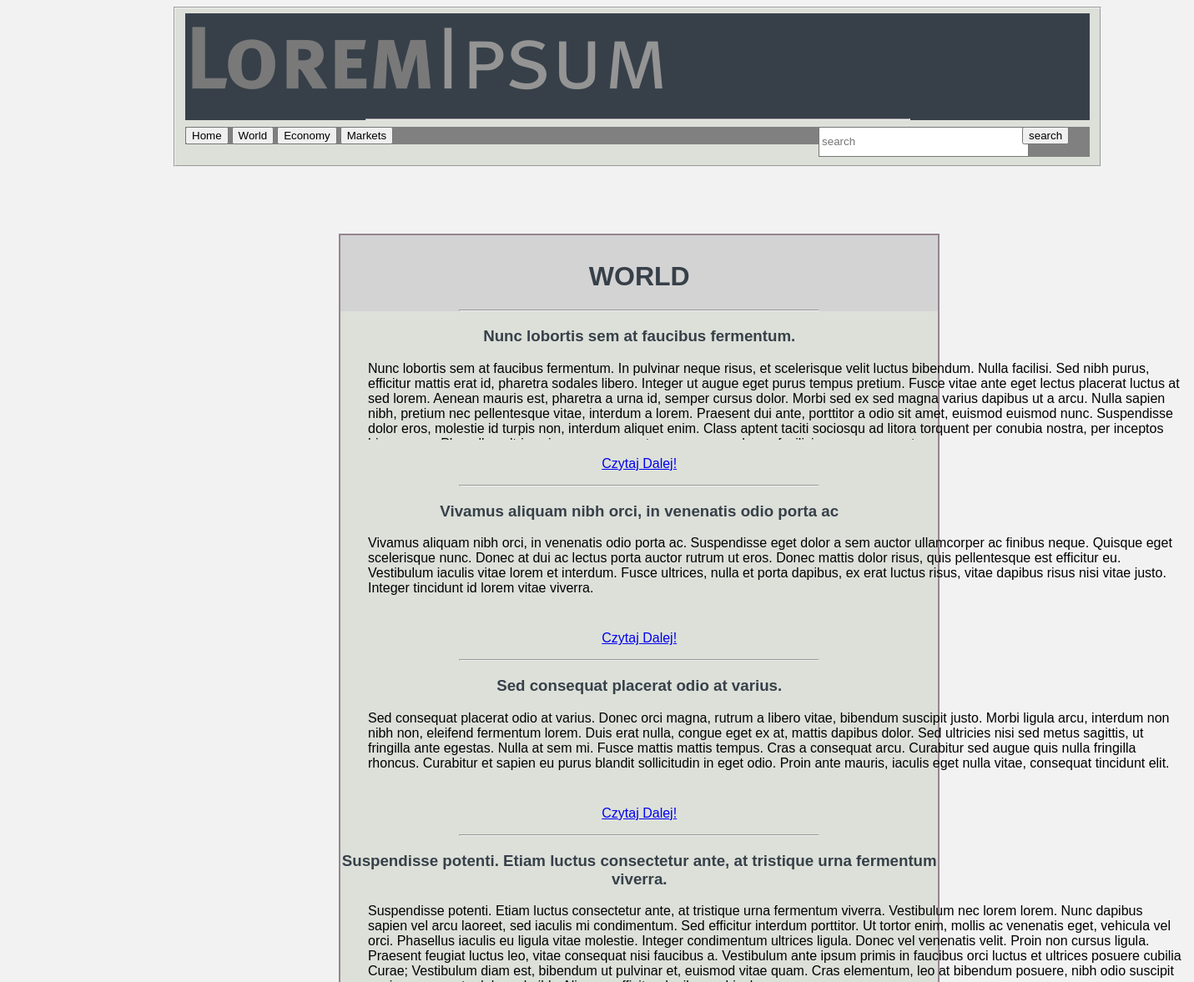
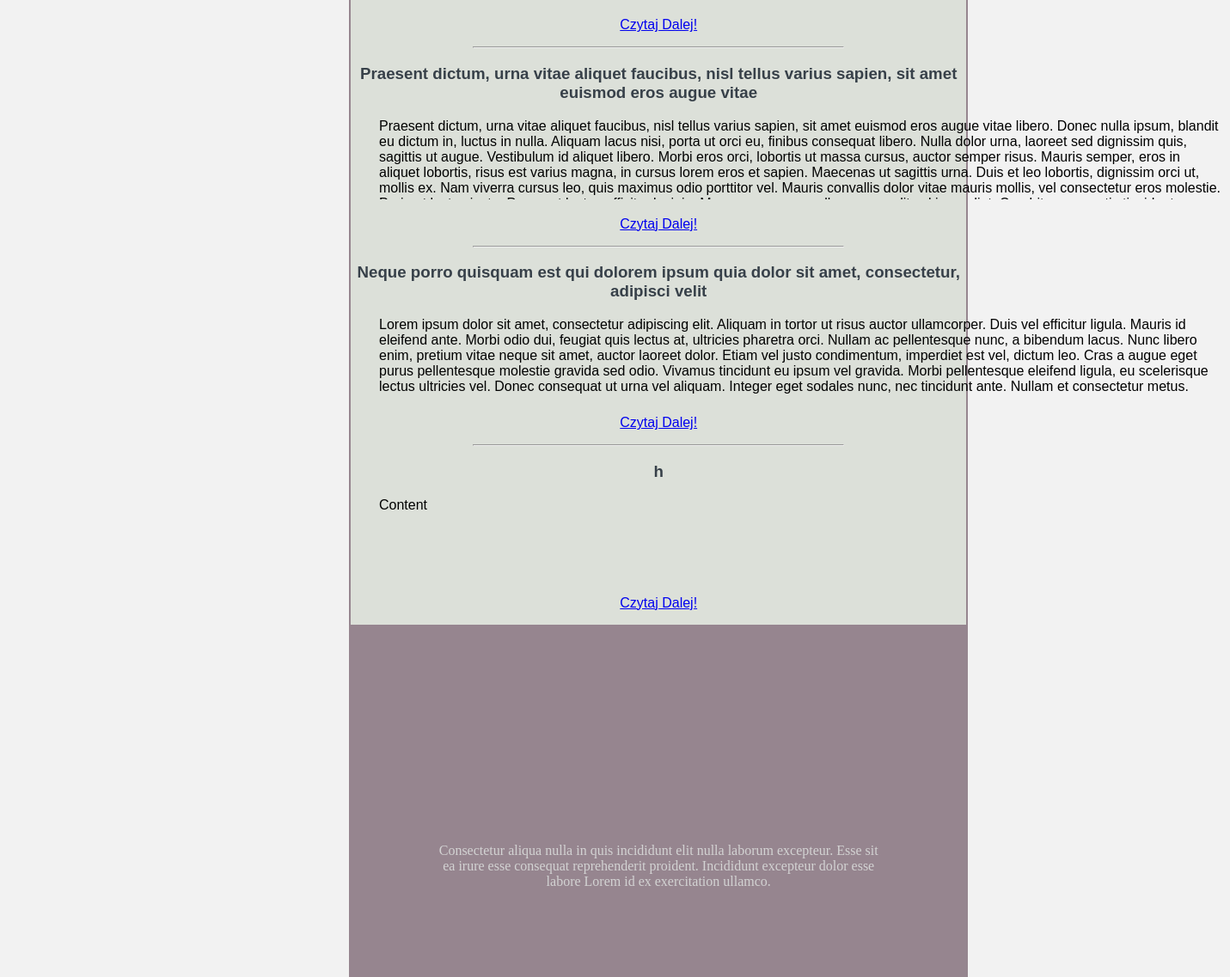
/index/world, run on the app's committed database (2 pictures, top to bottom).
### main_site/models.py (models this page shows, shortened)
class Post(models.Model):
    economy = "EC"
    world = "WRLD"
    market = "MRKT"
    category_choices = ((economy, "economy"), (world, "world"), (market, "market"))
    post_title = models.CharField(max_length = 500, default = "Post Title")
    content = models.TextField(default = "Content")
    created_date = models.DateTimeField(default = timezone.now)
    published_date = models.DateTimeField(blank = True, null = True)
    visit_counter = models.IntegerField(default=0)
    category = models.CharField(
        max_length = 7,
        choices = category_choices,
        default = "world")

### main_site/views.py (the view)
# urls.py: url(r'^(?P<post_category>[a-zA-Z]+)$', views.category_view), #my first regex url!
def category_view(request, post_category):
    posty = models.Post.objects.filter(category = post_category).order_by("-published_date")
    return render(request, "main_site/category_view.html", {"posty" : posty, "category" : post_category.upper()})

### blog/templates/main_site/category_view.html (shortened to what this page needs)
<!DOCTYPE html>
{% load staticfiles %}
<html>
    <head>
        <link rel = "stylesheet" type = "text/css" href="{% static 'css/main1.css' %}">
    </head>
    <body>
        <div id = "header">
            <fieldset id = "menu_fieldset">
            <div id = "logo">
                <img src = "{% static 'images/loremipsum-logo.png' %}" alt = "logo" id = "logo">
                <hr>
            </div>
            <div id = "menu_buttons">
                <a href = "http://127.0.0.1:8000/index/"}><input type = "Button" value = "Home" name = "Menu1"></a>
                <a href = "http://127.0.0.1:8000/index/world"}><input type = "Button" value = "World" name = "Menu1"></a>
                <a href = "http://127.0.0.1:8000/index/economy"}><input type = "Button" value = "Economy" name = "Menu1"></a>
                <a href = "http://127.0.0.1:8000/index/market"}><input type = "Button" value = "Markets" name = "Menu1"> </a>
            </div>
            <div id = "search_and_btn">
                <div id = "search">
                    <input type = "text" placeholder="search" id = "search_text">
                </div>
                <div id = "search_btn">
                    <input type = "button" value = search>
                </div>
            </div>
            </fieldset>
            <div id = "main_aside">
            <div id = "main_category_view">
                <div id = "post_h1">
                <h1 id = "new_posts_h1"> {{category}} </h1>
                <hr>
                </div>
                {%for post in posty%}
                <div id = "{{post.id}}">
                    {% if forloop.counter == 4 or forloop.counter == 3 or forloop.counter == 2 or forloop.counter == 1 or forloop.counter == 5 or forloop.counter == 6 or forloop.counter == 7 %}
                    {% if forloop.counter == 4 or forloop.counter == 3 or forloop.counter == 2 or forloop.counter == 5 or forloop.counter == 6 or forloop.counter == 7 %}
                        <hr>
                    {% endif %}
                    <h3> {{post.post_title}}</h3>
                    <p id = "new_posts_p">
                        {{post.content}}
                    </p>
                    <p class="href"><a href="http://127.0.0.1:8000/index/{{post.id}}"> Czytaj Dalej! </a></p>
                    {% endif %}
                </div>
                {% endfor %}
            </div>
            <div id = "footer_category">
                <p id = "foot_p"> Consectetur aliqua nulla in quis incididunt elit nulla laborum excepteur. Esse sit ea irure esse consequat reprehenderit proident. Incididunt excepteur dolor esse labore Lorem id ex exercitation ullamco.</p>
            </div>
        </div>
    </body>
</html>

### static/css/main1.css (style rules this page uses)
#header { width: 78.9%; margin-left: 198px; }
p { font-family: Verdana, Geneva, Tahoma, sans-serif; }
#menu_fieldset { background-color: #dce0d9; }
#logo { background-color: #374049; }
body { background-color: #f2f2f2; }
#menu_buttons { width: 70%; float: left; background-color: gray; }
#main_aside { padding-top: 80px; padding-left: 200px; padding-right: 200px; padding-bottom: 200px; }
#search_and_btn { float: right; width: 30%; background-color: gray; }
#search_text { width: 100%; height: 30px; }
#new_posts_p { width: 980px; white-space: wrap; overflow: hidden; text-overflow: ellipsis; font-family: Verdana, Geneva, Tahoma, sans-serif; margin: 13px; margin-bottom: 20px; padding-bottom: 30px; height: 64px; padding-left: 20px; }
h1, h2, h3, h4 { font-family: Verdana, Geneva, Tahoma, sans-serif; text-align: center; color: #374049; }
#search { float: left; width: 75% }
#search_btn { float: left; width: 25%; }
#foot_p { text-align: center; margin: 100px; padding-top: 100px; font-family: 'Times New Roman', Times, serif; color: #d3d3d3; }
#post_h1 { padding-top: 10px; padding-bottom: 0px; background-color: #d3d3d3; }
.href { text-align: center; }
#main_category_view { width: 100%; border: 2px #96858F solid; background-color: #dce0d9; }
#footer_category { width: 100%; float: left; padding-top: 50px; padding-left: 0px; padding-right: 0px; padding-bottom: 0px; border-right: 2px #96858F solid; border-top: 2px #96858F solid; border-left: 2px #96858F solid; border-bottom: 2px #96858F solid; background-color: #96858F; }
hr { text-align: center; width: 60%; }

### data on the page
Post: post_title "Nunc lobortis sem at faucibus fermentum.", content "Nunc lobortis sem at faucibus fermentum. In pulvinar neque risus, et scelerisque velit luctus bibendum. Nulla facilisi. Sed nibh purus, efficitur mattis erat id, pharetra sodales libero. Integer ut augue eget purus tempus pretium. Fusce vitae ante eget lectus placerat luctus at sed lorem. Aenean mauris est, pharetra a urna id, semper cursus dolor. Morbi sed ex sed magna varius dapibus ut a arcu. Nulla sapien nibh, pretium nec pellentesque vitae, interdum a lorem. Praesent dui ante, porttitor a odio sit amet, euismod euismod nunc. Suspendisse dolor eros, molestie id turpis non, interdum aliquet enim. Class aptent taciti sociosqu ad litora torquent per conubia nostra, per inceptos…"
Post: post_title "Vivamus aliquam nibh orci, in venenatis odio porta ac", content "Vivamus aliquam nibh orci, in venenatis odio porta ac. Suspendisse eget dolor a sem auctor ullamcorper ac finibus neque. Quisque eget scelerisque nunc. Donec at dui ac lectus porta auctor rutrum ut eros. Donec mattis dolor risus, quis pellentesque est efficitur eu. Vestibulum iaculis vitae lorem et interdum. Fusce ultrices, nulla et porta dapibus, ex erat luctus risus, vitae dapibus risus nisi vitae justo. Integer tincidunt id lorem vitae viverra."
Post: post_title "Sed consequat placerat odio at varius.", content "Sed consequat placerat odio at varius. Donec orci magna, rutrum a libero vitae, bibendum suscipit justo. Morbi ligula arcu, interdum non nibh non, eleifend fermentum lorem. Duis erat nulla, congue eget ex at, mattis dapibus dolor. Sed ultricies nisi sed metus sagittis, ut fringilla ante egestas. Nulla at sem mi. Fusce mattis mattis tempus. Cras a consequat arcu. Curabitur sed augue quis nulla fringilla rhoncus. Curabitur et sapien eu purus blandit sollicitudin in eget odio. Proin ante mauris, iaculis eget nulla vitae, consequat tincidunt elit."
Post: post_title "Suspendisse potenti. Etiam luctus consectetur ante, at tristique urna fermentum viverra.", content "Suspendisse potenti. Etiam luctus consectetur ante, at tristique urna fermentum viverra. Vestibulum nec lorem lorem. Nunc dapibus sapien vel arcu laoreet, sed iaculis mi condimentum. Sed efficitur interdum porttitor. Ut tortor enim, mollis ac venenatis eget, vehicula vel orci. Phasellus iaculis eu ligula vitae molestie. Integer condimentum ultrices ligula. Donec vel venenatis velit. Proin non cursus ligula. Praesent feugiat luctus leo, vitae consequat nisi faucibus a. Vestibulum ante ipsum primis in faucibus orci luctus et ultrices posuere cubilia Curae; Vestibulum diam est, bibendum ut pulvinar et, euismod vitae quam. Cras elementum, leo at bibendum posuere, nibh odio suscipit…"
Post: post_title "Praesent dictum, urna vitae aliquet faucibus, nisl tellus varius sapien, sit amet euismod eros augue vitae", content "Praesent dictum, urna vitae aliquet faucibus, nisl tellus varius sapien, sit amet euismod eros augue vitae libero. Donec nulla ipsum, blandit eu dictum in, luctus in nulla. Aliquam lacus nisi, porta ut orci eu, finibus consequat libero. Nulla dolor urna, laoreet sed dignissim quis, sagittis ut augue. Vestibulum id aliquet libero. Morbi eros orci, lobortis ut massa cursus, auctor semper risus. Mauris semper, eros in aliquet lobortis, risus est varius magna, in cursus lorem eros et sapien. Maecenas ut sagittis urna. Duis et leo lobortis, dignissim orci ut, mollis ex. Nam viverra cursus leo, quis maximus odio porttitor vel. Mauris convallis dolor vitae mauris mollis, vel consectetur eros…"
Post: post_title "Neque porro quisquam est qui dolorem ipsum quia dolor sit amet, consectetur, adipisci velit", content "Lorem ipsum dolor sit amet, consectetur adipiscing elit. Aliquam in tortor ut risus auctor ullamcorper. Duis vel efficitur ligula. Mauris id eleifend ante. Morbi odio dui, feugiat quis lectus at, ultricies pharetra orci. Nullam ac pellentesque nunc, a bibendum lacus. Nunc libero enim, pretium vitae neque sit amet, auctor laoreet dolor. Etiam vel justo condimentum, imperdiet est vel, dictum leo. Cras a augue eget purus pellentesque molestie gravida sed odio. Vivamus tincidunt eu ipsum vel gravida. Morbi pellentesque eleifend ligula, eu scelerisque lectus ultricies vel. Donec consequat ut urna vel aliquam. Integer eget sodales nunc, nec tincidunt ante. Nullam et consectetur metus."
Post: post_title "h", content "Content"

### other printed values
{{ category }} "WORLD"
